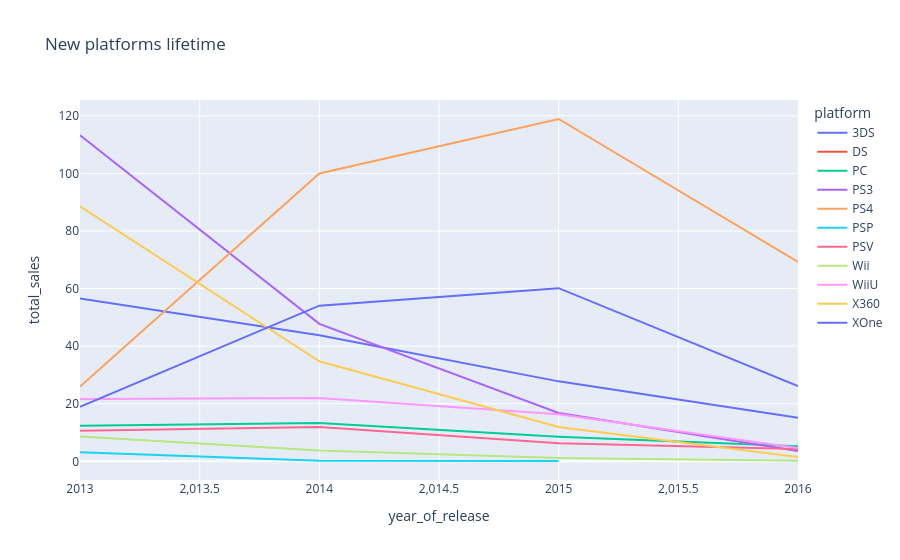

Write notebook code for a chart like this one.
### Markdown cell above
**Comment:**

 *This graph shows platforms revenue over time within the chosen period, i.e. 2013-2016. We can see that revenue of all platforms is declining.*

### Code cell
# %%
# Reviewer's code
plot_data = good_data.groupby(['year_of_release', 'platform']).agg({
    'total_sales': 'sum'}).reset_index()

fig = px.line(plot_data, x="year_of_release", y="total_sales",
              color='platform', title="New platforms lifetime")
fig.show()

### Figure 1 — Plotly figure (JSON) as saved in the notebook; plotly's stock layout.template omitted (floating-point values rounded to 4 significant figures)
{"data": [{"hovertemplate": "platform=3DS<br>year_of_release=%{x}<br>total_sales=%{y}<extra></extra>", "legendgroup": "3DS", "line": {"color": "#636efa", "dash": "solid"}, "marker": {"symbol": "circle"}, "mode": "lines", "name": "3DS", "orientation": "v", "showlegend": true, "type": "scatter", "x": [2013, 2014, 2015, 2016], "xaxis": "x", "y": [56.57, 43.76, 27.78, 15.14], "yaxis": "y"}, {"hovertemplate": "platform=DS<br>year_of_release=%{x}<br>total_sales=%{y}<extra></extra>", "legendgroup": "DS", "line": {"color": "#EF553B", "dash": "solid"}, "marker": {"symbol": "circle"}, "mode": "lines", "name": "DS", "orientation": "v", "showlegend": true, "type": "scatter", "x": [2013], "xaxis": "x", "y": [1.54], "yaxis": "y"}, {"hovertemplate": "platform=PC<br>year_of_release=%{x}<br>total_sales=%{y}<extra></extra>", "legendgroup": "PC", "line": {"color": "#00cc96", "dash": "solid"}, "marker": {"symbol": "circle"}, "mode": "lines", "name": "PC", "orientation": "v", "showlegend": true, "type": "scatter", "x": [2013, 2014, 2015, 2016], "xaxis": "x", "y": [12.38, 13.28, 8.52, 5.25], "yaxis": "y"}, {"hovertemplate": "platform=PS3<br>year_of_release=%{x}<br>total_sales=%{y}<extra></extra>", "legendgroup": "PS3", "line": {"color": "#ab63fa", "dash": "solid"}, "marker": {"symbol": "circle"}, "mode": "lines", "name": "PS3", "orientation": "v", "showlegend": true, "type": "scatter", "x": [2013, 2014, 2015, 2016], "xaxis": "x", "y": [113.2, 47.76, 16.82, 3.6], "yaxis": "y"}, {"hovertemplate": "platform=PS4<br>year_of_release=%{x}<br>total_sales=%{y}<extra></extra>", "legendgroup": "PS4", "line": {"color": "#FFA15A", "dash": "solid"}, "marker": {"symbol": "circle"}, "mode": "lines", "name": "PS4", "orientation": "v", "showlegend": true, "type": "scatter", "x": [2013, 2014, 2015, 2016], "xaxis": "x", "y": [25.99, 100, 118.9, 69.25], "yaxis": "y"}, {"hovertemplate": "platform=PSP<br>year_of_release=%{x}<br>total_sales=%{y}<extra></extra>", "legendgroup": "PSP", "line": {"color": "#19d3f3", "dash": "solid"}, "marker": {"symbol": "circle"}, "mode": "lines", "name": "PSP", "orientation": "v", "showlegend": true, "type": "scatter", "x": [2013, 2014, 2015], "xaxis": "x", "y": [3.14, 0.24, 0.12], "yaxis": "y"}, {"hovertemplate": "platform=PSV<br>year_of_release=%{x}<br>total_sales=%{y}<extra></extra>", "legendgroup": "PSV", "line": {"color": "#FF6692", "dash": "solid"}, "marker": {"symbol": "circle"}, "mode": "lines", "name": "PSV", "orientation": "v", "showlegend": true, "type": "scatter", "x": [2013, 2014, 2015, 2016], "xaxis": "x", "y": [10.59, 11.9, 6.25, 4.25], "yaxis": "y"}, {"hovertemplate": "platform=Wii<br>year_of_release=%{x}<br>total_sales=%{y}<extra></extra>", "legendgroup": "Wii", "line": {"color": "#B6E880", "dash": "solid"}, "marker": {"symbol": "circle"}, "mode": "lines", "name": "Wii", "orientation": "v", "showlegend": true, "type": "scatter", "x": [2013, 2014, 2015, 2016], "xaxis": "x", "y": [8.59, 3.75, 1.14, 0.18], "yaxis": "y"}, {"hovertemplate": "platform=WiiU<br>year_of_release=%{x}<br>total_sales=%{y}<extra></extra>", "legendgroup": "WiiU", "line": {"color": "#FF97FF", "dash": "solid"}, "marker": {"symbol": "circle"}, "mode": "lines", "name": "WiiU", "orientation": "v", "showlegend": true, "type": "scatter", "x": [2013, 2014, 2015, 2016], "xaxis": "x", "y": [21.65, 22.03, 16.35, 4.6], "yaxis": "y"}, {"hovertemplate": "platform=X360<br>year_of_release=%{x}<br>total_sales=%{y}<extra></extra>", "legendgroup": "X360", "line": {"color": "#FECB52", "dash": "solid"}, "marker": {"symbol": "circle"}, "mode": "lines", "name": "X360", "orientation": "v", "showlegend": true, "type": "scatter", "x": [2013, 2014, 2015, 2016], "xaxis": "x", "y": [88.58, 34.74, 11.96, 1.52], "yaxis": "y"}, {"hovertemplate": "platform=XOne<br>year_of_release=%{x}<br>total_sales=%{y}<extra></extra>", "legendgroup": "XOne", "line": {"color": "#636efa", "dash": "solid"}, "marker": {"symbol": "circle"}, "mode": "lines", "name": "XOne", "orientation": "v", "showlegend": true, "type": "scatter", "x": [2013, 2014, 2015, 2016], "xaxis": "x", "y": [18.96, 54.07, 60.14, 26.15], "yaxis": "y"}], "layout": {"legend": {"title": {"text": "platform"}, "tracegroupgap": 0}, "title": {"text": "New platforms lifetime"}, "xaxis": {"anchor": "y", "domain": [0, 1], "title": {"text": "year_of_release"}}, "yaxis": {"anchor": "x", "domain": [0, 1], "title": {"text": "total_sales"}}}}
